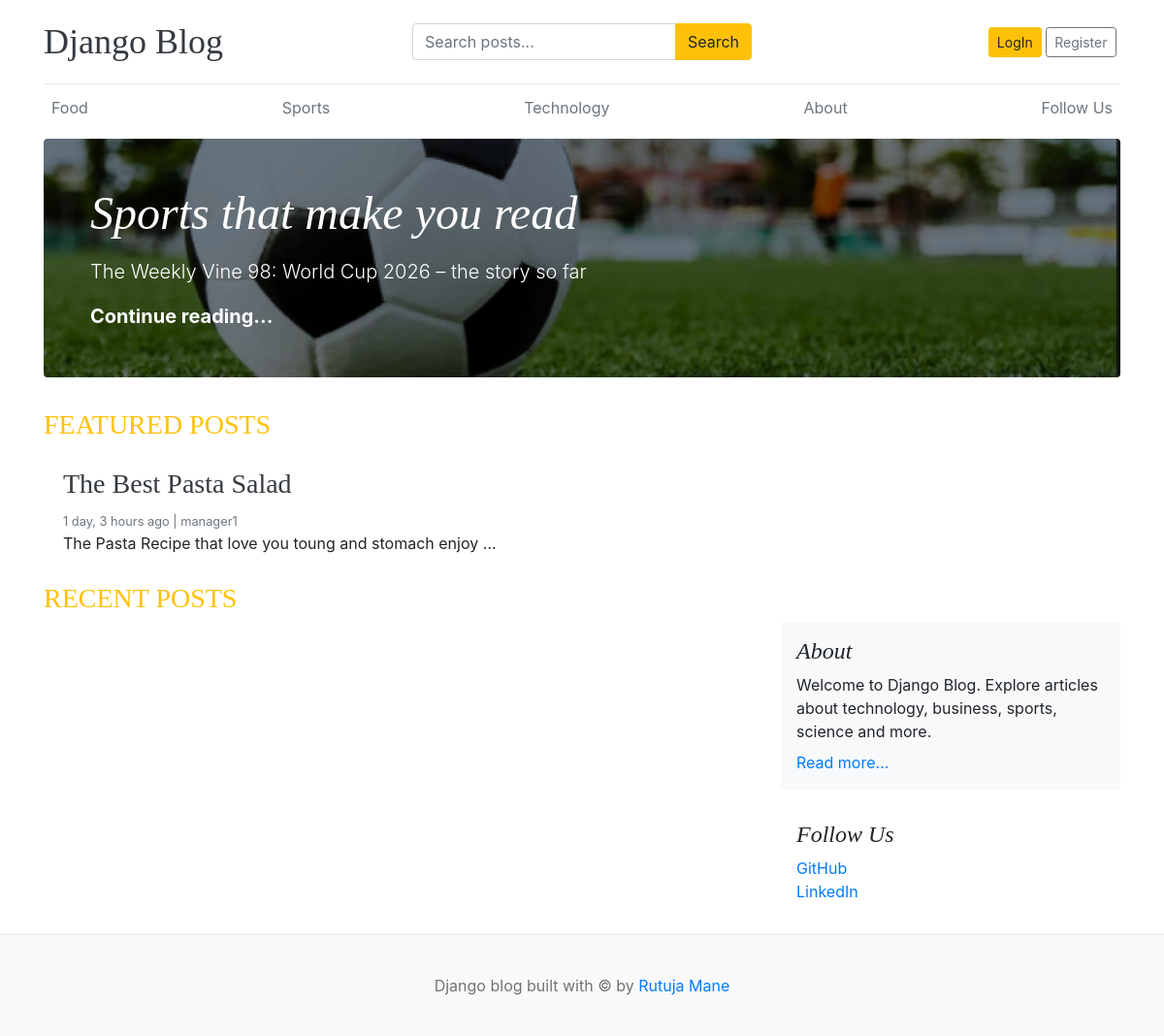
The page / on the database its author committed.
### blogs/models.py (models this page shows, shortened)
class Category(models.Model):
  category_name = models.CharField(max_length=50,unique=True)
  created_at = models.DateTimeField(auto_now_add=True)
  updated_at = models.DateTimeField(auto_now=True)
  class Meta:
    verbose_name_plural = 'categories'

class Blog(models.Model):
  title = models.CharField(max_length=100)
  slug = models.SlugField(max_length=150,unique=True, blank=True)
  category = models.ForeignKey(Category, on_delete=models.CASCADE)
  author = models.ForeignKey(User, on_delete=models.CASCADE)
  featured_image = models.ImageField(upload_to='uploads/%Y/%m/%d')
  short_description = models.TextField(max_length=500)
  blog_body = models.TextField(max_length=2000)
  status = models.CharField(max_length=20, choices=STATUS_CHOICES, default="Draft")
  is_featured = models.BooleanField(default=False)
  created_at = models.DateTimeField(auto_now_add=True)
  updated_at = models.DateTimeField(auto_now=True)

### blog_main/views.py (the view)
# urls.py: 2. Add a URL to urlpatterns:  path('', views.home, name='home')
def home(request):
  featured_posts = Blog.objects.filter(is_featured=True, status='Published').order_by('updated_at')
  posts = Blog.objects.filter(is_featured=False, status='Published')
  print(posts)
  context = {
    'featured_posts' : featured_posts,
    'posts' : posts ,
  }
  return render(request, 'home.html', context)

### blogs/context_processors.py (called while the page is built)
def get_categories(request):
  categories = Category.objects.all()
  return dict(categories=categories)

def social_links(request):
    return {
        'social_links': SocialLink.objects.filter(is_active=True)
    }

### templates/home.html (shortened to what this page needs)
{% extends 'base.html' %}
{% block content %}
{% for post in featured_posts %}
    {% if forloop.first %}
        <div
            class="jumbotron p-3 p-md-5 text-white rounded bg-dark"
            style="
                background-image: url('{{ post.featured_image.url }}');
                background-blend-mode: overlay;
                background-size: cover;
                background-position: center;
            "
        >
            <div class="col-md-8 px-0">
                <h1 class="display-4 font-italic">
                    {{ post.title }}
                </h1>
                <p class="lead my-3">
                    {{ post.short_description }}
                </p>
                <p class="lead mb-0">
                    <a
                        href="{% url 'blogs' post.slug %}"
                        class="text-white font-weight-bold"
                    >
                        Continue reading...
                    </a>
                </p>
            </div>
        </div>
    {% endif %}
{% endfor %}
<h3 class="text-uppercase text-warning" style="letter-spacing">
    Featured Posts
</h3>
<div class="row mb-2">
    {% for post in featured_posts %}
        {% if not forloop.first %}
            <div class="col-md-6">
                <div class="card border-0">
                    <div class="card-body">
                        <h3>
                            <a
                                href="{% url 'blogs' post.slug %}"
                                class="text-dark"
                            >
                                {{ post.title }}
                            </a>
                        </h3>
                        <small class="mb-1 text-muted">
                            {{ post.created_at|timesince }}
                            ago |
                            {{ post.author.username }}
                        </small>
                        <p class="card-text">
                            {{ post.short_description|truncatewords:10 }}
                        </p>
                    </div>
                </div>
            </div>
        {% endif %}
    {% endfor %}
</div>
<h3 class="text-uppercase text-warning" style="letter-spacing">
    Recent Posts
</h3>
<main role="main" class="container p-0">
    <div class="row">
        <div class="col-md-8 blog-main">
        </div>
        <aside class="col-md-4 blog-sidebar">
            <div class="p-3 mb-3 bg-light rounded">
                <h4 class="font-italic">
                    About
                </h4>
                <p class="mb-2">
                    Welcome to Django Blog.
                    Explore articles about technology,
                    business, sports, science and more.
                </p>
                <a href="{% url 'about' %}">
                    Read more...
                </a>
            </div>
            <div class="p-3">
                <h4 class="font-italic">
                    Follow Us
                </h4>
                <ol class="list-unstyled">
                    <li>
                        <a
                            href="https://github.com/"
                            target="_blank"
                        >
                            GitHub
                        </a>
                    </li>
                    <li>
                        <a
                            href="https://www.linkedin.com/"
                            target="_blank"
                        >
                            LinkedIn
                        </a>
                    </li>
                </ol>
            </div>
        </aside>
    </div>
</main>
{% endblock %}

### templates/base.html (shortened to what this page needs)
{% load static %}
<!doctype html>
<html lang="en">
  <head>
    <link
      href="https://getbootstrap.com/docs/4.0/dist/css/bootstrap.min.css"
      rel="stylesheet"
    />
    <link
      href="{% static 'css/blog.css' %}"
      rel="stylesheet"
    />
    <link rel="stylesheet" href="https://cdnjs.cloudflare.com/ajax/libs/font-awesome/4.7.0/css/font-awesome.min.css">
  </head>
  <body>
    <div class="container">
     <header class="blog-header py-3">
    <div class="row align-items-center">
        <div class="col-md-4">
            <a class="blog-header-logo text-dark" href="/">
                Django Blog
            </a>
        </div>
        <div class="col-md-4">
            <form action="{% url 'search' %}" method="GET">
                <div class="input-group">
                    <input
                        class="form-control"
                        type="text"
                        name="keyword"
                        placeholder="Search posts..."
                        required
                    >
                    <div class="input-group-append">
                        <button
                            class="btn btn-warning"
                            type="submit"
                        >
                            Search
                        </button>
                    </div>
                </div>
            </form>
        </div>
        <div class="col-md-4 d-flex justify-content-end align-items-center">
            {% if not user.is_authenticated %}
            <a
                class="btn btn-sm btn-warning"
                href="{% url 'login' %}"
            >
                LogIn
            </a>
            <a
                class="btn btn-sm btn-outline-secondary"
                href="{% url 'register' %}"
            >
                Register
            </a>
          {% endif %}
        </div>
    </div>
</header>
      <div class="nav-scroller py-1 mb-2">
        <nav class="nav d-flex justify-content-between">
            {% for cat in categories %}
              <a
                class="p-2 text-muted"
                href="{% url 'posts_by_category' cat.id %}"
              >
                {{ cat.category_name }}
              </a>
            {% endfor %}
            <a
                class="p-2 text-muted"
                href="{% url 'about' %}"
            >
                About
            </a>
            <a
                class="p-2 text-muted"
                href="{% url 'follow_us' %}"
            >
                Follow Us
            </a>
        </nav>
      </div>
      {% block content %}
      {% endblock %}
    </div>
    <footer class="blog-footer">
      <p>
        Django blog built with © by
        <a href="#">Rutuja Mane</a>
      </p>
    </footer>
  </body>
</html>

### static/css/blog.css (style rules this page uses)
.blog-header { border-bottom: 1px solid #e5e5e5; }
.blog-header-logo { font-family: "Playfair Display", Georgia, "Times New Roman", serif; font-size: 2.25rem; }
h1, h2, h3, h4, h5, h6 { font-family: "Playfair Display", Georgia, "Times New Roman", serif; }
.display-4 { font-size: 2.5rem; }
@media (min-width: 768px) { .display-4 { font-size: 3rem; } }
.blog-footer { padding: 2.5rem 0; color: #727272; text-align: center; background-color: #f9f9f9; border-top: .05rem solid #e5e5e5; }
.blog-footer p:last-child { margin-bottom: 0; }

### rows shown on the page
Category: category_name "Food"
Category: category_name "Sports"
Category: category_name "Technology"
Blog: featured_image (picture), title "Sports that make you read", short_description "The Weekly Vine 98: World Cup 2026 – the story so far"
Blog: title "The Best Pasta Salad", created_at "1 day, 3 hours", author.username "manager1", short_description "The Pasta Recipe that love you toung and stomach enjoy …"
